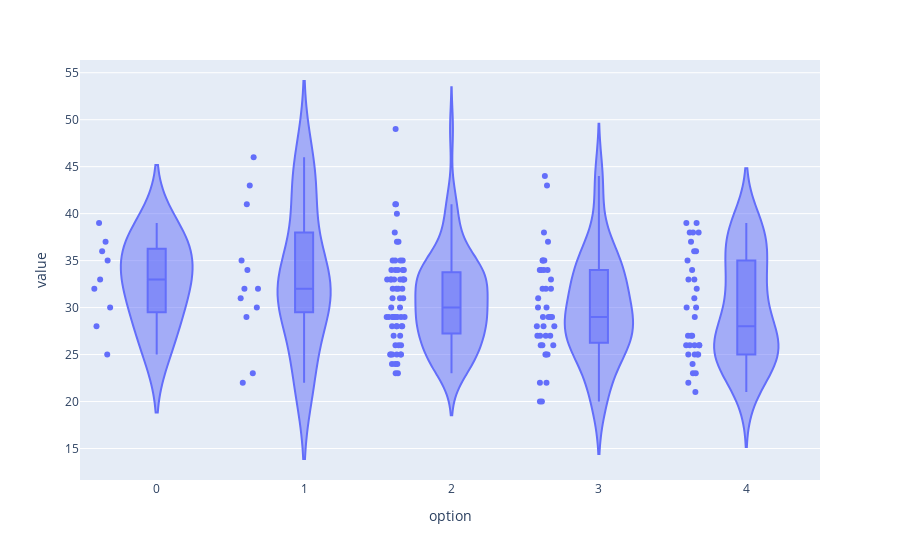

The cell this chart's notebook holds for it:
### Code cell
fig = px.violin(cups.history, y="value", x="option", box=True, points="all",
          hover_data=cups.history.columns)
fig.show()

### Figure 1 — Plotly figure (JSON) as saved in the notebook; plotly's stock layout.template omitted (floating-point values rounded to 4 significant figures; data arrays with more than 128 entries replaced by an {"elided": "..."} marker saying what was removed)
{"data": [{"alignmentgroup": "True", "box": {"visible": true}, "hovertemplate": "option=%{x}<br>value=%{y}<extra></extra>", "legendgroup": "", "marker": {"color": "#636efa"}, "name": "", "offsetgroup": "", "orientation": "v", "points": "all", "scalegroup": "True", "showlegend": false, "type": "violin", "x": {"elided": "157 int values"}, "x0": " ", "xaxis": "x", "y": {"elided": "157 int values"}, "y0": " ", "yaxis": "y"}], "layout": {"legend": {"tracegroupgap": 0}, "margin": {"t": 60}, "violinmode": "group", "xaxis": {"anchor": "y", "domain": [0, 1], "title": {"text": "option"}}, "yaxis": {"anchor": "x", "domain": [0, 1], "title": {"text": "value"}}}}
